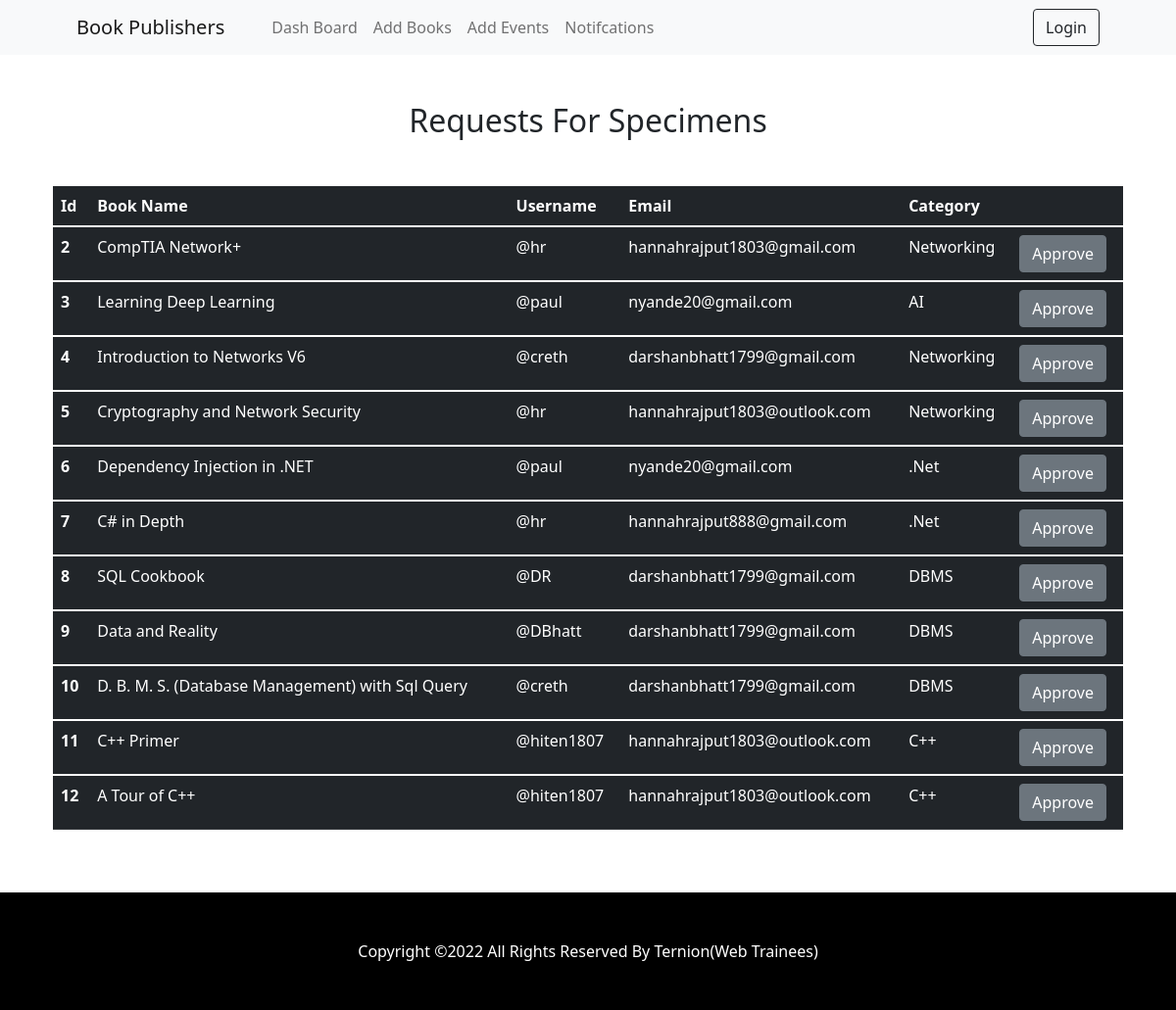
Screenshot of /specimenreq.php with the database file from the repository.
### tables this page shows
CREATE TABLE `specimen_req_tbl` (
  `Id` int(10) NOT NULL,
  `Book_Name` varchar(255) NOT NULL,
  `Category` varchar(255) NOT NULL,
  `User_Name` varchar(255) NOT NULL,
  `Email` varchar(255) NOT NULL
);

### specimenreq.php (the view, shortened to what this page needs)
<!DOCTYPE html>
<html lang="en">
    <head>
        <link href="https://cdn.jsdelivr.net/npm/bootstrap-icons@1.5.0/font/bootstrap-icons.css" rel="stylesheet" />
        <link href="css/styles.css" rel="stylesheet" />
    </head>
    <body>
        <?php include "adminnav.php";?>
        <section class="py-5">
        <h2 style="text-align: center;">Requests For Specimens</h2>
            <div class="container px-4 px-lg-5 mt-5">
                <div class="row gx-4 gx-lg-5 row-cols-2 row-cols-md-3 row-cols-xl-4 justify-content-center">
                <table class="table table-dark table-hover">
                <thead>
    <tr>
      <th scope="col">Id</th>
      <th scope="col">Book Name</th>
      <th scope="col">Username</th>
      <th scope="col">Email</th>
      <th scope="col">Category</th>
      <th scope="col"></th>
    </tr>
  </thead>
  <?php
  $db = new connection();
  $conn = $db->getConnection();
  $query = $conn->query("SELECT * FROM specimen_req_tbl");
  if(mysqli_num_rows($query) > 0){
      while($row=mysqli_fetch_assoc($query)){
  ?>
  <tbody>
  <form>
    <tr>
      <th scope="row"><?php echo $row['Id'];?></th>
      <td><?php echo $row['Book_Name'];?></td>
      <td><?php echo $row['User_Name'];?></td>
      <td><?php echo $row['Email'];?></td>
      <td><?php echo $row['Category'];?></td>
      <td><input type="submit" class="btn btn-secondary"  value="Approve" name="accept"/>
</td>
    </tr>
    </form>
  </tbody>
 <?php
       }
    }
    ?>
                </table>
                </div>
            </div>
        </section>
        <footer style="background-color:black;" class="py-5">
            <div class="container"><p class="m-0 text-center text-white">Copyright &copy;2022 All Rights Reserved By Ternion(Web Trainees)</p></div>
        </footer>
    </body>
</html>

### rows the page displays
specimen_req_tbl: Id "2", Book_Name "CompTIA Network+", User_Name "@hr", Email "hannahrajput1803@gmail.com", Category "Networking"
specimen_req_tbl: Id "3", Book_Name "Learning Deep Learning", User_Name "@paul", Email "nyande20@gmail.com", Category "AI"
specimen_req_tbl: Id "4", Book_Name "Introduction to Networks V6", User_Name "@creth", Email "darshanbhatt1799@gmail.com", Category "Networking"
specimen_req_tbl: Id "5", Book_Name "Cryptography and Network Security", User_Name "@hr", Email "hannahrajput1803@outlook.com", Category "Networking"
specimen_req_tbl: Id "6", Book_Name "Dependency Injection in .NET", User_Name "@paul", Email "nyande20@gmail.com", Category ".Net"
specimen_req_tbl: Id "7", Book_Name "C# in Depth", User_Name "@hr", Email "hannahrajput888@gmail.com", Category ".Net"
specimen_req_tbl: Id "8", Book_Name "SQL Cookbook", User_Name "@DR", Email "darshanbhatt1799@gmail.com", Category "DBMS"
specimen_req_tbl: Id "9", Book_Name "Data and Reality", User_Name "@DBhatt", Email "darshanbhatt1799@gmail.com", Category "DBMS"
specimen_req_tbl: Id "10", Book_Name "D. B. M. S. (Database Management) with Sql Query", User_Name "@creth", Email "darshanbhatt1799@gmail.com", Category "DBMS"
specimen_req_tbl: Id "11", Book_Name "C++ Primer", User_Name "@hiten1807", Email "hannahrajput1803@outlook.com", Category "C++"
specimen_req_tbl: Id "12", Book_Name "A Tour of C++", User_Name "@hiten1807", Email "hannahrajput1803@outlook.com", Category "C++"
